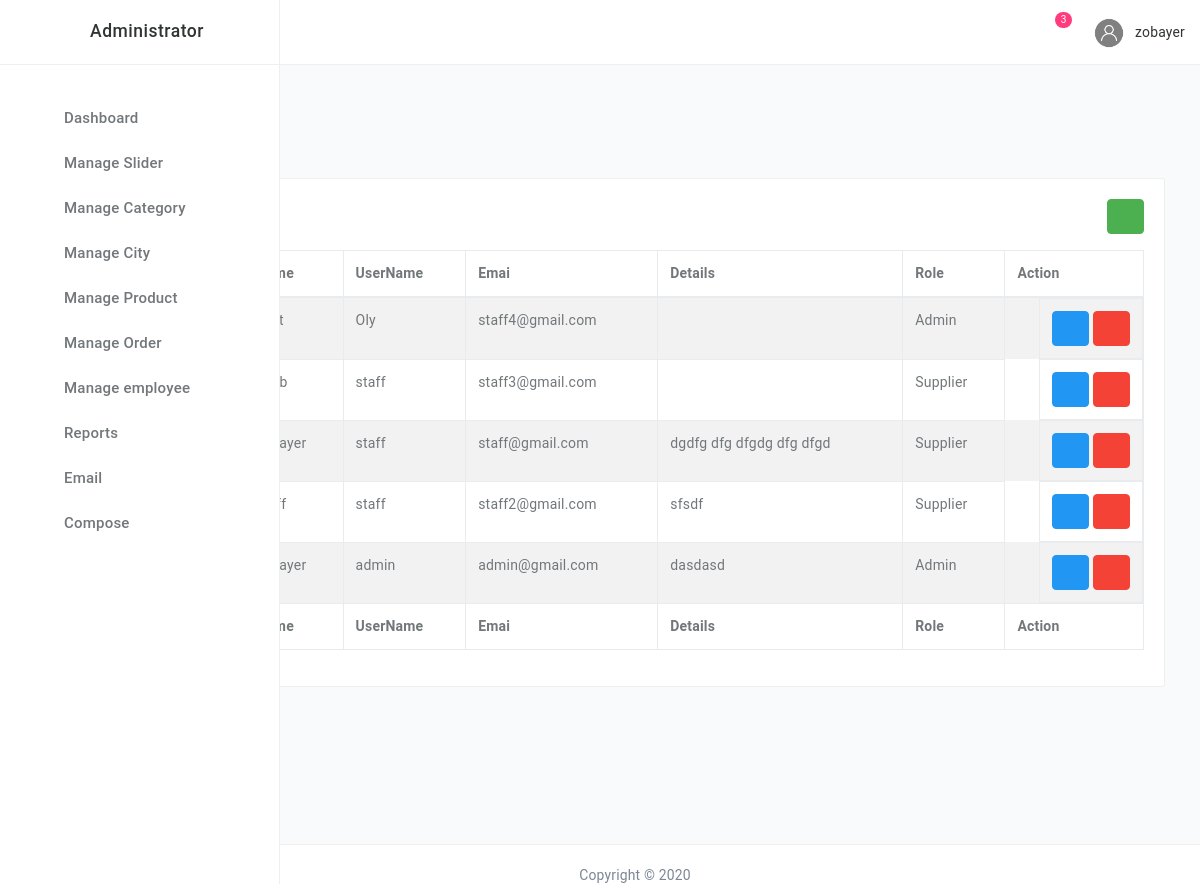
/admin/employeelist.php (signed in), run on the app's committed database.
### tables this page shows
CREATE TABLE `users` (
  `userId` int(11) NOT NULL,
  `name` varchar(255) DEFAULT NULL,
  `employeeid` varchar(255) DEFAULT NULL,
  `address` varchar(255) DEFAULT NULL,
  `city` varchar(255) DEFAULT NULL,
  `country` varchar(255) DEFAULT NULL,
  `zip` varchar(255) DEFAULT NULL,
  `phone` varchar(255) DEFAULT NULL,
  `email` varchar(255) DEFAULT NULL,
  `password` varchar(32) DEFAULT NULL,
  `typeofuser` varchar(255) DEFAULT 'general',
  `img` varchar(255) DEFAULT NULL,
  `role` int(11) NOT NULL DEFAULT 1,
  `block` varchar(255) NOT NULL DEFAULT '0'
);

### lib/Database.php (called while the page is built, shortened)
<?php
Class Database{
 public $host   = DB_HOST;
 public $user   = DB_USER;
 public $pass   = DB_PASS;
 public $dbname = DB_NAME;
 public $link;
private function connectDB(){
 $this->link = new mysqli($this->host, $this->user, $this->pass,
  $this->dbname);
 }
public function select($query){
  $result = $this->link->query($query) or
   die($this->link->error.__LINE__);
  if($result->num_rows > 0){
    return $result;
  } else {
    return false;
  }
 }
}
?>

### classes/Employee.php (called while the page is built, shortened)
<?php
$filepath=realpath(dirname(__FILE__));
include_once ($filepath.'/../lib/Database.php');
 ?>
<?php
class Employee {
	private $db;
	public function __construct()
	{
		$this->db=new Database();
	}
	public function employeeList(){
	$query="select * from users where typeofuser!='general' order by userId desc";
	$allusers=$this->db->select($query);
	return $allusers;
     }
}
 ?>

### lib/Session.php (called while the page is built, shortened)
<?php
class Session{
 public static function get($key){
  if (isset($_SESSION[$key])) {
   return $_SESSION[$key];
  } else {
   return false;
  }
 }
}
?>

### admin/employeelist.php (the view, shortened to what this page needs)
<?php include 'inc/header.php';?>
<?php include 'inc/sidebar.php';?>
<?php include 'inc/header-nav.php';?>
 <main class="main-content bgc-grey-100">
    <div id="mainContent">
        <div class="container-fluid">
            <h4 class="c-grey-900 mT-10 mB-30">Employee List</h4>
          <div class="row">
                <div class="col-md-12">
                    <div class="bgc-white bd bdrs-3 p-20 mB-20">
                        <h4 class="c-grey-900 mB-20"> Data Table <span class="pull-right"><a href="addemployee.php" class="btn btn-success btn-xs"><i class="fa fa-plus" aria-hidden="true"></i></a></span></h4>
                        <table id="table-datatables" class="table table-striped table-bordered" cellspacing="0" width="100%">
                            <thead>
                                <tr>
                                   <th>Serial No.</th>
									<th> Name</th>
									<th>UserName</th>
									<th>Emai</th>
									<th>Details</th>
									<th>Role</th>
						             <th>Action</th>
                                </tr>
                            </thead>
                            <tfoot>
                                <tr>
                                    <th>Serial No.</th>
									<th> Name</th>
									<th>UserName</th>
									<th>Emai</th>
									<th>Details</th>
									<th>Role</th>
						            <th>Action</th>
                                </tr>
                            </tfoot>
                            <tbody>
                                <?php
			                        $allusers=$em->employeeList();
								if ($allusers) {
									$i=0;
									while ($result=$allusers->fetch_assoc()) {
										$i++;
								 ?>
                                <tr>
                                    <td><?php echo($i) ;?></td>
									<td><?php echo($result['name']) ;?></td>
									<td> <?php echo($result['typeofuser']) ;?></td>
									<td><?php echo($result['email']) ;?></td>
									<td><?php echo($result['address']) ;?></td>
									<td>
									<?php
										if ($result['role']=='0') {
											echo("Admin");
										}elseif ($result['role']=='1') {
											echo("Author");
										}elseif ($result['role']=='2') {
											echo("Supplier");
										}
									?>
									</td>
                                    <td class="pull-right">
                                        <a class="btn btn-primary" href="viewuser.php?vuserid=<?php echo($result['userId']) ;?>"><i class="fa fa-eye" aria-hidden="true"></i></a>
                                        <?php
                                        if (Session::get("adminRole")=='0') {
                                         ?>
                                        <a class="btn btn-danger" onclick="return confirm('are you sure delect category!')" href="?deluid=<?php echo($result['userId']) ;?>"><i class="fa fa-trash-o" aria-hidden="true"></i></a>
                                    <?php } ?>
                                    </td>
                                </tr>
                                <?php }}else{echo("catagory not found");} ?>
                            </tbody>
                        </table>
                    </div>
                </div>
            </div>
        </div>
    </div>
</main>
<?php include 'inc/footer.php';?>

### data on the page
users: typeofuser "Oly", email "staff4@gmail.com", role "Admin"
users: typeofuser "staff", email "staff3@gmail.com", role "Supplier"
users: name "zobayer", typeofuser "staff", email "staff@gmail.com", address "dgdfg dfg dfgdg dfg dfgd", role "Supplier"
users: typeofuser "staff", email "staff2@gmail.com", address "sfsdf", role "Supplier"
users: name "zobayer", typeofuser "admin", email "admin@gmail.com", address "dasdasd", role "Admin"

### other printed values
$countMail "3"
Session::get('adminName') "zobayer"
